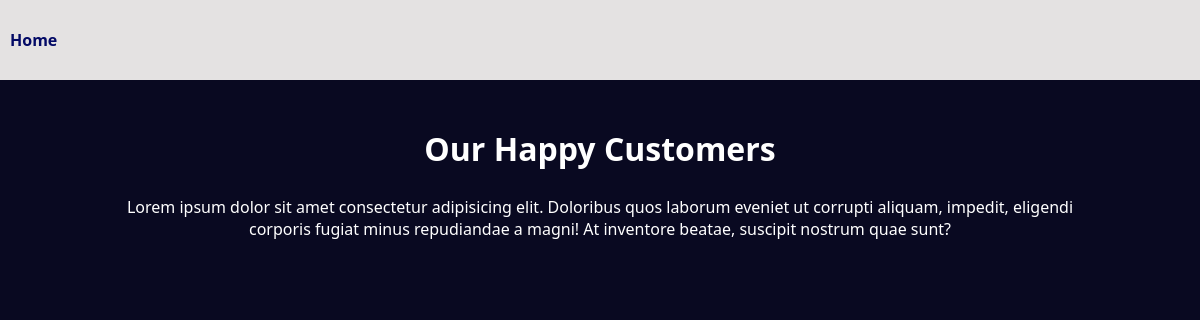
Page /feedback_page/ on the earlier database version.
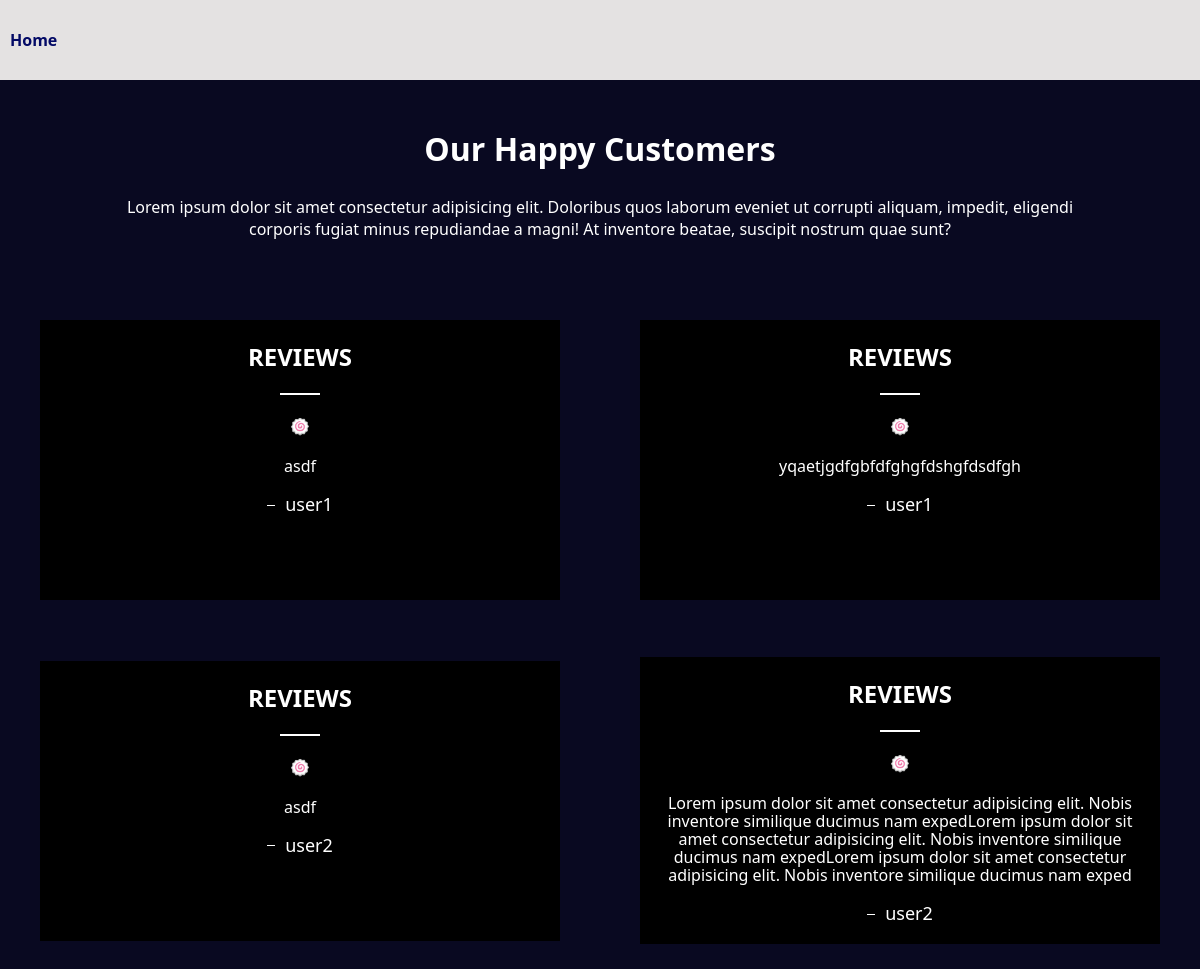
Same page on the later database version.
### admin_app/models.py (models this page shows, shortened)
class Feedback(models.Model):
  customer_name = models.CharField(max_length=25)
  feedback = models.CharField(max_length=250)

### admin_app/views.py (the view)
# urls.py: path('feedback_page/', feedback_page, name='feedback_page'),
def feedback_page(request):
  feedback_db = Feedback.objects.all()
  return render(request, 'feedback_page.html', {'feedback_db':feedback_db})

### templates/feedback_page.html (shortened to what this page needs)
<!DOCTYPE html>
<html lang="en">
  <head>
  </head>
  <body>
    <div class="feedback-container">
      <nav>
        <div class="nav">
          <a href="{% url 'admin_app:admin_page' %}">Home</a>
        </div>
      </nav>
      <div class="container">
        <div class="heading-text">
          <h2>Our Happy Customers</h2>
          <p>
            Lorem ipsum dolor sit amet consectetur adipisicing elit. Doloribus
            quos laborum eveniet ut corrupti aliquam, impedit, eligendi corporis
            fugiat minus repudiandae a magni! At inventore beatae, suscipit
            nostrum quae sunt?
          </p>
        </div>
        <div class="card-container">
          {% for i in feedback_db %}
          <div class="cards">
            <h2>REVIEWS</h2>
            <span></span>
            <div>🍥</div>
            <p>{{i.feedback}}</p>
            <div class="user-name">
              <span
                style="
                  width: 8px;
                  height: 1px;
                  background-color: #fff;
                  margin: auto;
                "
              ></span>
              <p class="name">{{i.customer_name}}</p>
            </div>
          </div>
          {% endfor %}
        </div>
      </div>
    </div>
  </body>
</html>

Differences in the rows shown:
added Feedback: feedback "asdf", customer_name "user1"
added Feedback: feedback "yqaetjgdfgbfdfghgfdshgfdsdfgh", customer_name "user1"
added Feedback: feedback "asdf", customer_name "user2"
added Feedback: feedback "Lorem ipsum dolor sit amet consectetur adipisicing elit. Nobis inventore similique ducimus nam expedLorem ipsum dolor sit amet consectetur adipisicing elit. Nobis inventore similique ducimus nam expedLorem ipsum dolor sit amet consectetur adipisicing elit. Nobis inventore similique ducimus nam exped", customer_name "user2"
